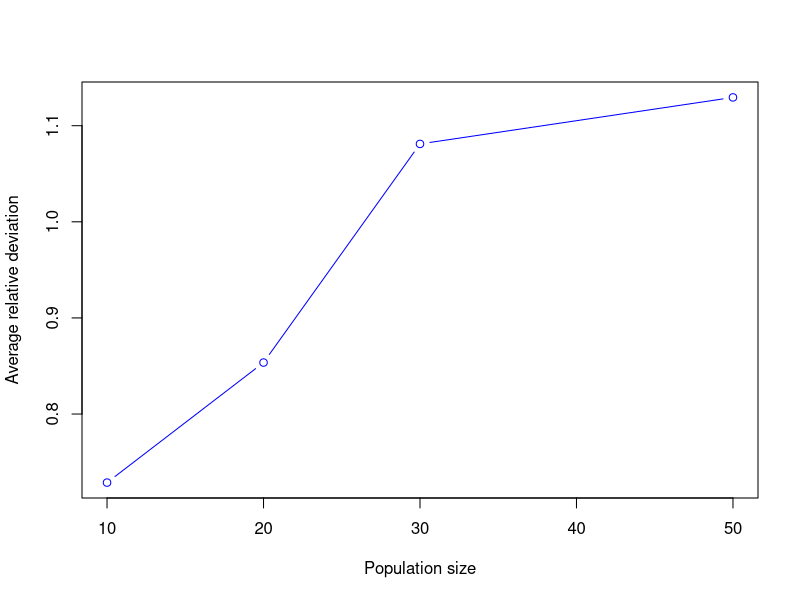

Here is the R script that generated this plot:
data10 <- read.csv("raw_results/results_meme_pop10.csv")
data20 <- read.csv("raw_results/results_meme_pop20.csv")
data30 <- read.csv("raw_results/results_meme_short.csv")
data50 <- read.csv("raw_results/results_meme_pop50.csv")

# Start the PNG device.
png(filename = "figures/pop_plot_meme.png", width = 800, height = 800)

# Calculate the average of the feature relative_deviation for each dataset
avg10 <- mean(data10$relative_deviation)
avg20 <- mean(data20$relative_deviation)
avg30 <- mean(data30$relative_deviation)
avg50 <- mean(data50$relative_deviation)

# Create a bar plot of the average relative_deviation
plot(c(10, 20, 30, 50),c(avg10, avg20, avg30, avg50), type = "b", col = "blue",
    xlab = "Population size",
    ylab = "Average relative deviation",
    main = "")


invisible(dev.off()) #close png